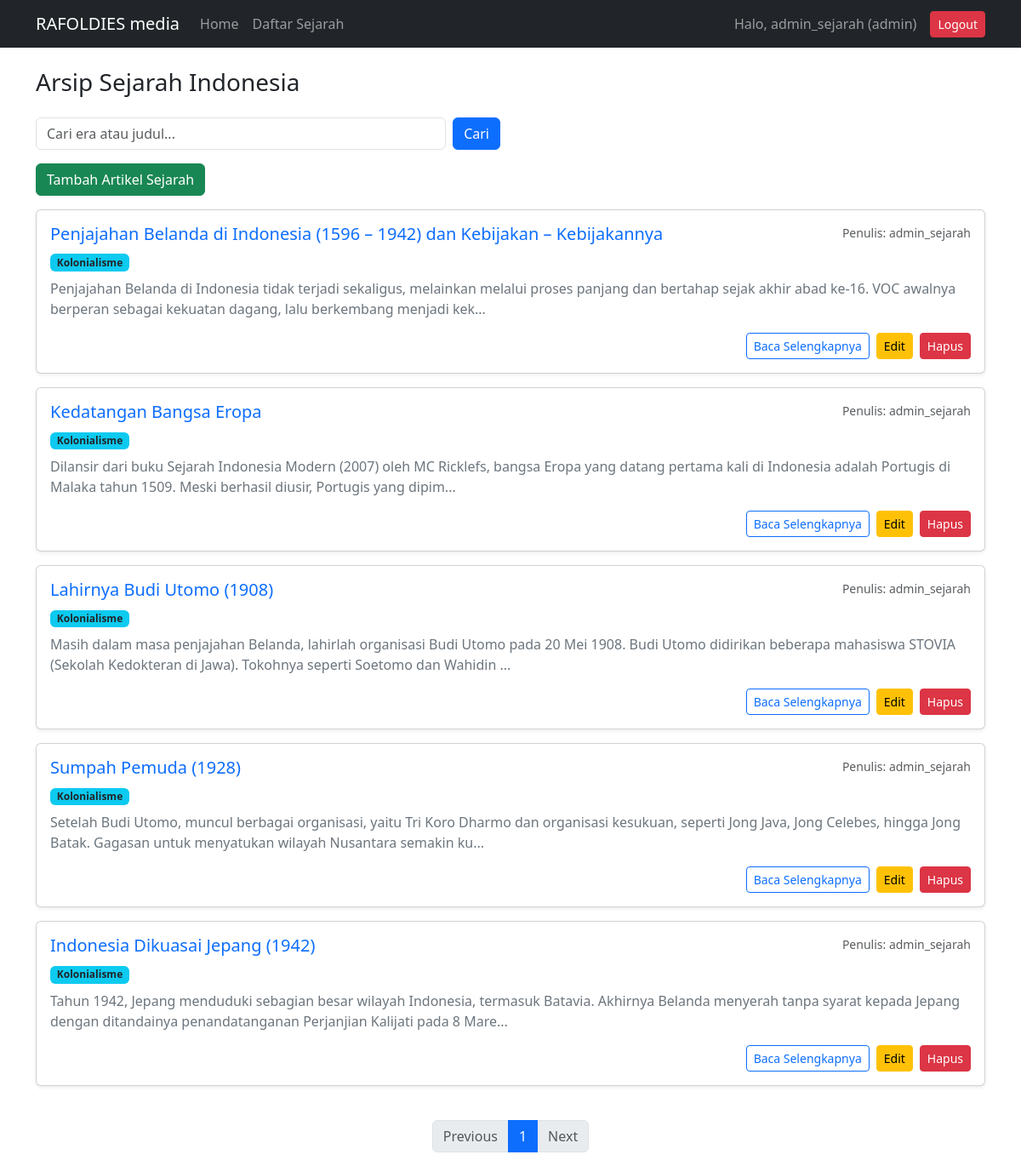
The app's page /sejarah-indonesia/public/artikel (signed in) with its own data.
### tables this page shows
CREATE TABLE `artikel` (
  `id` int(11) NOT NULL,
  `judul` varchar(255) NOT NULL,
  `era` varchar(100) DEFAULT NULL,
  `konten` text NOT NULL,
  `penulis` varchar(100) DEFAULT NULL,
  `tanggal_dibuat` timestamp NOT NULL DEFAULT current_timestamp()
);

### sejarah-indonesia/app/core/Controller.php (called while the page is built, shortened)
<?php
class Controller {
    public function view($view, $data = []) {
        require_once '../app/views/' . $view . '.php';
    }
    public function model($model) {
        return new $model;
    }
}

### sejarah-indonesia/app/controllers/Artikel.php (called while the page is built, shortened)
<?php
class Artikel extends Controller {
    public function index($page = 1) {
        $page = (int)$page;
        $limit = 5;
        $offset = ($page - 1) * $limit;
        $data['judul'] = 'Daftar Sejarah Indonesia';
        $data['artikel'] = $this->model('Artikel_model')->getAllArtikel($limit, $offset);
        $totalArtikel = $this->model('Artikel_model')->countArtikel();
        $data['total_page'] = ceil($totalArtikel / $limit);
        $data['current_page'] = $page;
        $this->view('templates/header', $data);
        $this->view('artikel/index', $data);
        $this->view('templates/footer');
    }
}

### sejarah-indonesia/app/core/App.php (called while the page is built, shortened)
<?php
class App {
    protected $method = 'index';
    protected $params = [];
    public function __construct() {
        $this->controller = new $this->controller;
        call_user_func_array([$this->controller, $this->method], $this->params);
    }
}

### sejarah-indonesia/public/index.php (called while the page is built, shortened)
<?php
$app = new App;

### sejarah-indonesia/app/core/Database.php (called while the page is built, shortened)
<?php
class Database {
    private $host = DB_HOST;
    private $user = DB_USER;
    private $pass = DB_PASS;
    private $db_name = DB_NAME;
    private $dbh;
    private $stmt;
    public function __construct() {
        $dsn = 'mysql:host=' . $this->host . ';dbname=' . $this->db_name;
        $option = [
            PDO::ATTR_PERSISTENT => true,
            PDO::ATTR_ERRMODE => PDO::ERRMODE_EXCEPTION
        ];
        try {
            $this->dbh = new PDO($dsn, $this->user, $this->pass, $option);
        } catch(PDOException $e) {
            die($e->getMessage());
        }
    }
    public function query($query) {
        $this->stmt = $this->dbh->prepare($query);
    }
    public function bind($param, $value, $type = null) {
        if (is_null($type)) {
            switch (true) {
                case is_int($value): $type = PDO::PARAM_INT; break;
            }
        }
        $this->stmt->bindValue($param, $value, $type);
    }
    public function execute() {
        return $this->stmt->execute();
    }
    public function resultSet() {
        $this->execute();
        return $this->stmt->fetchAll(PDO::FETCH_ASSOC);
    }
}

### sejarah-indonesia/app/models/Artikel_model.php (called while the page is built, shortened)
<?php
class Artikel_model {
    private $table = 'artikel';
    private $db;
    public function __construct() {
        $this->db = new Database;
    }
    public function getAllArtikel($limit, $offset) {
        $this->db->query("SELECT * FROM {$this->table} LIMIT :limit OFFSET :offset");
        $this->db->bind('limit', $limit);
        $this->db->bind('offset', $offset);
        return $this->db->resultSet();
    }
    public function countArtikel() {
        $this->db->query("SELECT COUNT(*) as total FROM {$this->table}");
        return $this->db->single()['total'];
    }
}

### sejarah-indonesia/app/views/artikel/index.php (the view, shortened to what this page needs)
<div class="container mt-3">
    <div class="row">
        <div class="col-lg-6">
            <h3>Arsip Sejarah Indonesia</h3>
        </div>
    </div>
    <div class="row mt-3">
        <div class="col-md-6">
            <form action="<?= BASEURL; ?>/artikel/cari" method="post" class="d-flex mb-3">
                <input class="form-control me-2" type="search" name="keyword" id="keyword" placeholder="Cari era atau judul..." aria-label="Search" autocomplete="off">
                <button class="btn btn-primary" type="submit" id="tombolCari">Cari</button>
            </form>
        </div>
    </div>
    <?php if($_SESSION['role'] == 'admin') : ?>
        <div class="row mb-3">
            <div class="col-md-6">
                <a href="<?= BASEURL; ?>/artikel/tambah" class="btn btn-success">
                    <i class="bi bi-plus"></i> Tambah Artikel Sejarah
                </a>
            </div>
        </div>
    <?php endif; ?>
    <div class="row">
        <?php foreach($data['artikel'] as $art) : ?>
        <div class="col-md-12 mb-3">
            <div class="card shadow-sm">
                <div class="card-body">
                    <div class="d-flex justify-content-between align-items-start">
                        <div>
                            <h5 class="card-title text-primary"><?= $art['judul']; ?></h5>
                            <span class="badge bg-info text-dark mb-2"><?= $art['era']; ?></span>
                        </div>
                        <small class="text-muted">Penulis: <?= $art['penulis']; ?></small>
                    </div>
                    <p class="card-text text-secondary">
                        <?= substr($art['konten'], 0, 200); ?>...
                    </p>
                    <div class="d-flex justify-content-end">
                        <a href="<?= BASEURL; ?>/artikel/detail/<?= $art['id']; ?>" class="btn btn-outline-primary btn-sm me-2">Baca Selengkapnya</a>
                        <?php if($_SESSION['role'] == 'admin') : ?>
                            <a href="<?= BASEURL; ?>/artikel/ubah/<?= $art['id']; ?>" class="btn btn-warning btn-sm me-2">Edit</a>
                            <a href="<?= BASEURL; ?>/artikel/hapus/<?= $art['id']; ?>"
                               class="btn btn-danger btn-sm"
                               onclick="return confirm('Apakah lo yakin mau hapus sejarah ini, coy?')">
                               Hapus
                            </a>
                        <?php endif; ?>
                    </div>
                </div>
            </div>
        </div>
        <?php endforeach; ?>
    </div>
    <?php if(!isset($data['is_search'])) : ?>
    <nav class="mt-4">
      <ul class="pagination justify-content-center">
        <li class="page-item <?= ($data['current_page'] <= 1) ? 'disabled' : ''; ?>">
            <a class="page-link" href="<?= BASEURL; ?>/artikel/index/<?= $data['current_page'] - 1; ?>">Previous</a>
        </li>
        <?php for($i=1; $i<=$data['total_page']; $i++) : ?>
            <li class="page-item <?= ($i == $data['current_page']) ? 'active' : ''; ?>">
                <a class="page-link" href="<?= BASEURL; ?>/artikel/index/<?= $i; ?>"><?= $i; ?></a>
            </li>
        <?php endfor; ?>
        <li class="page-item <?= ($data['current_page'] >= $data['total_page']) ? 'disabled' : ''; ?>">
            <a class="page-link" href="<?= BASEURL; ?>/artikel/index/<?= $data['current_page'] + 1; ?>">Next</a>
        </li>
      </ul>
    </nav>
    <?php endif; ?>
</div>

### sejarah-indonesia/app/views/templates/header.php (shortened to what this page needs)
<!DOCTYPE html>
<html lang="en">
<head>
    <link href="https://cdn.jsdelivr.net/npm/bootstrap@5.3.0/dist/css/bootstrap.min.css" rel="stylesheet">
</head>
<body>
<nav class="navbar navbar-expand-lg navbar-dark bg-dark mb-4">
  <div class="container">
    <a class="navbar-brand" href="<?= BASEURL; ?>/home">RAFOLDIES media</a>
    <div class="collapse navbar-collapse" id="navbarNav">
      <ul class="navbar-nav me-auto">
        <li class="nav-item">
          <a class="nav-link" href="<?= BASEURL; ?>/home">Home</a>
        </li>
        <li class="nav-item">
          <a class="nav-link" href="<?= BASEURL; ?>/artikel">Daftar Sejarah</a>
        </li>
      </ul>
      <span class="navbar-text me-3">
        Halo, <?= $_SESSION['username']; ?> (<?= $_SESSION['role']; ?>)
      </span>
      <a href="<?= BASEURL; ?>/auth/logout" class="btn btn-danger btn-sm">Logout</a>
    </div>
  </div>
</nav>

### sejarah-indonesia/app/views/templates/footer.php (shortened to what this page needs)
</body>
</html>

### records on screen
artikel: judul "Penjajahan Belanda di Indonesia (1596 – 1942) dan Kebijakan – Kebijakannya", era "Kolonialisme", penulis "admin_sejarah", konten "Penjajahan Belanda di Indonesia tidak terjadi sekaligus, melainkan melalui proses panjang dan bertahap sejak akhir abad ke-16. VOC awalnya berperan sebagai kekuatan dagang, lalu berkembang menjadi kek"
artikel: judul "Kedatangan Bangsa Eropa", era "Kolonialisme", penulis "admin_sejarah", konten "Dilansir dari buku Sejarah Indonesia Modern (2007) oleh MC Ricklefs, bangsa Eropa yang datang pertama kali di Indonesia adalah Portugis di Malaka tahun 1509. Meski berhasil diusir, Portugis yang dipim"
artikel: judul "Lahirnya Budi Utomo (1908)", era "Kolonialisme", penulis "admin_sejarah", konten "Masih dalam masa penjajahan Belanda, lahirlah organisasi Budi Utomo pada 20 Mei 1908. Budi Utomo didirikan beberapa mahasiswa STOVIA (Sekolah Kedokteran di Jawa). Tokohnya seperti Soetomo dan Wahidin"
artikel: judul "Sumpah Pemuda (1928)", era "Kolonialisme", penulis "admin_sejarah", konten "Setelah Budi Utomo, muncul berbagai organisasi, yaitu Tri Koro Dharmo dan organisasi kesukuan, seperti Jong Java, Jong Celebes, hingga Jong Batak. Gagasan untuk menyatukan wilayah Nusantara semakin ku"
artikel: judul "Indonesia Dikuasai Jepang (1942)", era "Kolonialisme", penulis "admin_sejarah", konten "Tahun 1942, Jepang menduduki sebagian besar wilayah Indonesia, termasuk Batavia. Akhirnya Belanda menyerah tanpa syarat kepada Jepang dengan ditandainya penandatanganan Perjanjian Kalijati pada 8 Mare"

### other values on screen
$_SESSION['username'] "admin_sejarah"
$_SESSION['role'] "admin"
